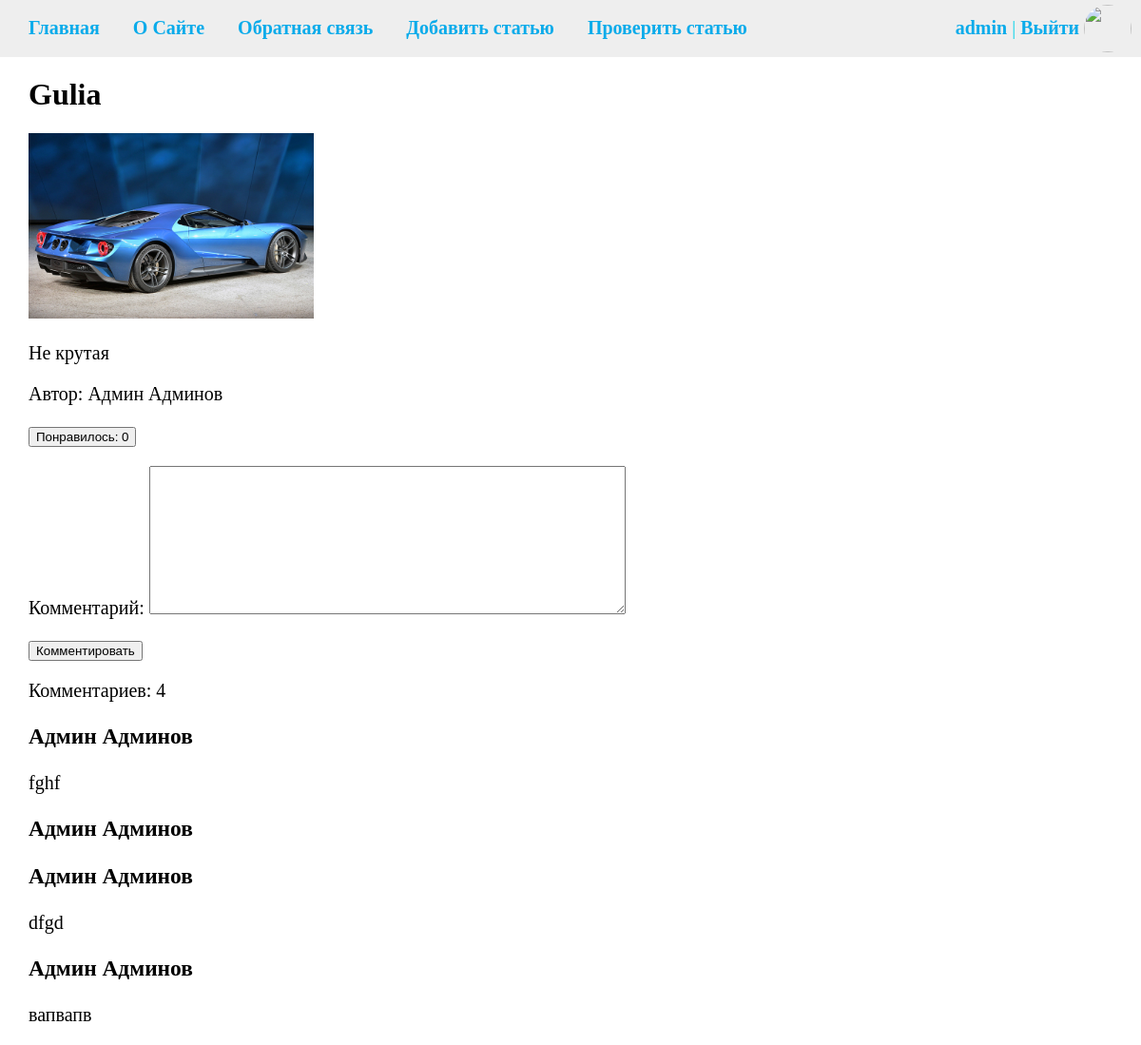
Screenshot of /post/gulia-1/ (signed in) with the database file from the repository.
### cars/models.py (models this page shows, shortened)
class CustomUser(AbstractUser):
    slug = models.SlugField(max_length=255, unique=True, db_index=True, verbose_name="user URL")
    photo = models.ImageField(upload_to="photos/%Y/%m/%d/", verbose_name="Фото", blank=True, null=True)
    is_moder = models.BooleanField(default=False)
    def get_absolute_url(self):
        return reverse('profile', kwargs={'profile_slug':self.slug})

class Post(models.Model):
    title = models.CharField(max_length=75, verbose_name="Модель")
    slug = models.SlugField(max_length=255, unique=True, db_index=True, verbose_name="URL")
    short_content = models.CharField(max_length=255, verbose_name="Заголовок")
    content = models.TextField(blank=True, verbose_name="Текст статьи")
    photo = models.ImageField(upload_to="photos/%Y/%m/%d/", verbose_name="Фото", blank=True)
    time_create = models.DateTimeField(auto_now_add=True, verbose_name="Время создания")
    time_update = models.DateTimeField(auto_now=True, verbose_name="Время изменения")
    is_published = models.BooleanField(default=False, verbose_name="Публикация")
    brand = models.ForeignKey('Brands', on_delete=models.PROTECT, verbose_name="Марка")
    author = models.ForeignKey('CustomUser', on_delete=models.PROTECT, verbose_name="Автор", null=True)
    likes_amount = models.IntegerField(verbose_name="Лайки", default = 0)
    class Meta:
        verbose_name = 'Статья'
        verbose_name_plural = 'Статьи'
        ordering = ['-time_create']
        indexes = [
            models.Index(fields=['time_create']),
            models.Index(fields=['is_published'])
        ]

class Comment(models.Model):
    author = models.ForeignKey('CustomUser', on_delete=models.PROTECT, verbose_name="Автор", null=True)
    time_create = models.DateTimeField(auto_now_add=True, verbose_name="Время создания")
    content = models.TextField(blank=False, verbose_name="Комментарий", null=True)
    post = models.ForeignKey('Post', verbose_name="Комментарии", blank=True, on_delete=models.CASCADE)
    class Meta:
        verbose_name = 'Комментарий'
        verbose_name_plural = 'Комментарии'
        ordering = ['-time_create', 'content']

### cars/views.py (the view, shortened to what this page needs)
# urls.py: path('post/<slug:post_slug>/', ShowPost.as_view(), name='post'),
class ShowPost(DataMixin, DetailView):
    model = Post
    template_name = "cars/post.html"
    slug_url_kwarg = 'post_slug'
    context_object_name = 'post'
    def get_context_data(self, *, object_list=None, **kwargs):
        context = super().get_context_data(**kwargs)
        c_def = self.get_user_context(title=context['post'].title, form=AddCommentForm, comments=Comment.objects.filter(post__slug=context['post'].slug))
        return dict(list(context.items()) + list(c_def.items()))

### cars/utils.py (called while the page is built)
    def get_user_context(self, **kwargs):
        context = kwargs
        brands = Brands.objects.all()
        context['menu'] = menu
        context['brands'] = brands
        if 'brand_selected' not in kwargs:
            context['brand_selected'] = 0
        return context

### cars/templates/cars/post.html (shortened to what this page needs)
{% extends 'cars/base.html' %}
{% block content %}
    <h1>{{post.title}}</h1>
    {% if post.photo %}
        <p><img class="img-article-left thumb" src="{{ post.photo.url }}"></p>
    {% endif %}
    <p>{{ post.content }}</p>
    <p>
        Автор: <a href="{{ post.author.get_absolute_url }}">{{ post.author.first_name }} {{ post.author.last_name }}</a>
    </p>
    <form method="POST" action="{% url 'add_like' post.slug %}">
        {% if request.user.is_authenticated %}
            <button type="submit">Понравилось: {{post.likes_amount}}</button>
        {% else %}
            <p>{{post.likes_amount}}</p>
        {% endif %}
    </form>
    {% if request.user.is_authenticated and post.is_published == True %}
        <form method='POST', action="{% url 'create_comment' post.slug %}", enctype="multipart/form-data">
            {% for field in form %}
                <p><label class="form-label" for="{{ field.id_for_label }}">{{field.label}}: </label>{{ field }}</p>
            {% endfor %}
            <button type="submit">Комментировать</button>
        </form>
    {% endif %}
    <p>Комментариев: {{comments.count}}</p>
    {% for comment in comments.all %}
        <h3>
            <a href="{{ post.author.get_absolute_url }}">{{ comment.author.first_name }} {{ comment.author.last_name }}</a>
        </h3>
        <p>{{comment.content}}</p>
    {% endfor %}
{% endblock %}

### cars/templates/cars/base.html (shortened to what this page needs)
{% load static %}
<!DOCTYPE html>
<html>
<head>
    <link type="text/css" href="{% static 'cars/css/styles.css' %}" rel="stylesheet" />
</head>
<body>
    {% block mainmenu %}
        <header>
            <ul id="mainmenu" class="mainmenu">
                <li><a href="{% url 'home' %}">Главная</a></li>
                {% for m in menu %}
                    <li><a href="{% url m.url_name %}">{{m.title}}</a></li>
                {% endfor %}
                {% if request.user.is_authenticated %}
                    <li><a href="{% url 'addpage' %}">Добавить статью</a></li>
                    <a href="{{user.get_absolute_url}}"><img class="user-photo" src="/media/{{ user.photo }}"></a>
                    <li class="last"><a href="{{user.get_absolute_url}}">{{user.username}}</a> | <a href="{% url 'logout' %}">Выйти</a></li>
                {% else %}
                    <li class="last"><a href="{% url 'register' %}">Регистрация</a> | <a href="{% url 'login' %}">Войти</a></li>
                {% endif %}
                {% if request.user.is_authenticated and request.user.is_moder %}
                    <li><a href="{% url 'modering' %}">Проверить статью</a></li>
                {% endif %}
            </ul>
        </header>
    {% endblock mainmenu %}
    <div class="content-text">
        {% block content %}
        {% endblock %}
    </div>
</body>
</html>

### cars/static/cars/css/styles.css (style rules this page uses)
body { margin: 0; overflow-x: hidden; }
header { display: flex; margin: 0; width: 100%; height: 60px; position: fixed; background-color: #f6f4f4; }
.content-text { display: inline-block; margin: 60px 0 0 30px; color: #000; font-size: 20px; font-family: Yandex Sans Display Light; height: 100%; width: 100%; flex-grow: 1; }
.content-text h1 { font-size: 32px; }
header { background: #eee; height: 60px; position: fixed; width: 100%; }
ul.mainmenu { list-style: none; margin: 0; padding: 0; width: 100%; height: 60px; color: #0ad3ea; font-size: 20px; overflow: hidden; }
ul.mainmenu li { float: left; margin: 18px 5px 0 30px; }
ul.mainmenu li.last { float: right; }
ul.mainmenu li a { font-family: "Trebuchet MS"; font-weight: bold; color: #0aabea; text-decoration: none; }
img { width: 300px; height: auto; }
img.user-photo { border-radius: 100%; margin: 5px 10px 0 0; width: 50px; height: 50px; float: right; object-fit: cover; overflow: hidden; }
a { color: #000000; text-decoration: none; }

### rows the page displays
CustomUser: username "admin"
Post: title "Gulia", photo (picture), content "Не крутая", author.first_name "Админ", author.last_name "Админов", likes_amount "0"
Comment: author.first_name "Админ", author.last_name "Админов", content "fghf"
Comment: author.first_name "Админ", author.last_name "Админов"
Comment: author.first_name "Админ", author.last_name "Админов", content "dfgd"
Comment: author.first_name "Админ", author.last_name "Админов", content "вапвапв"

### other values shown
{{ m.title }} "О Сайте" "Обратная связь"
{{ field.label }} "Комментарий"
{{ comments.count }} "4"
